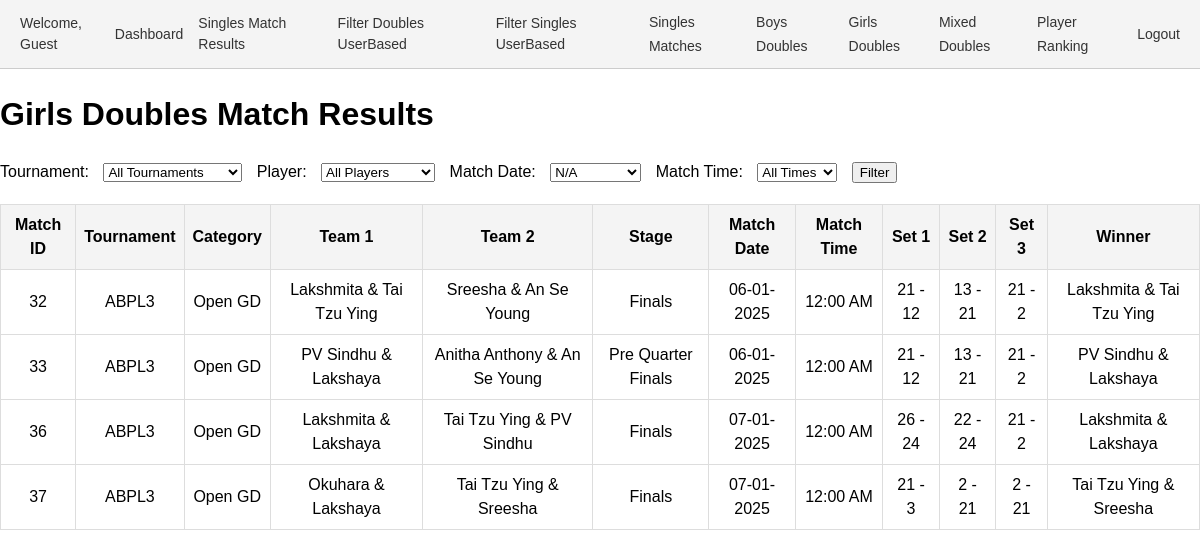
The app's page /results_gd.php, older data.
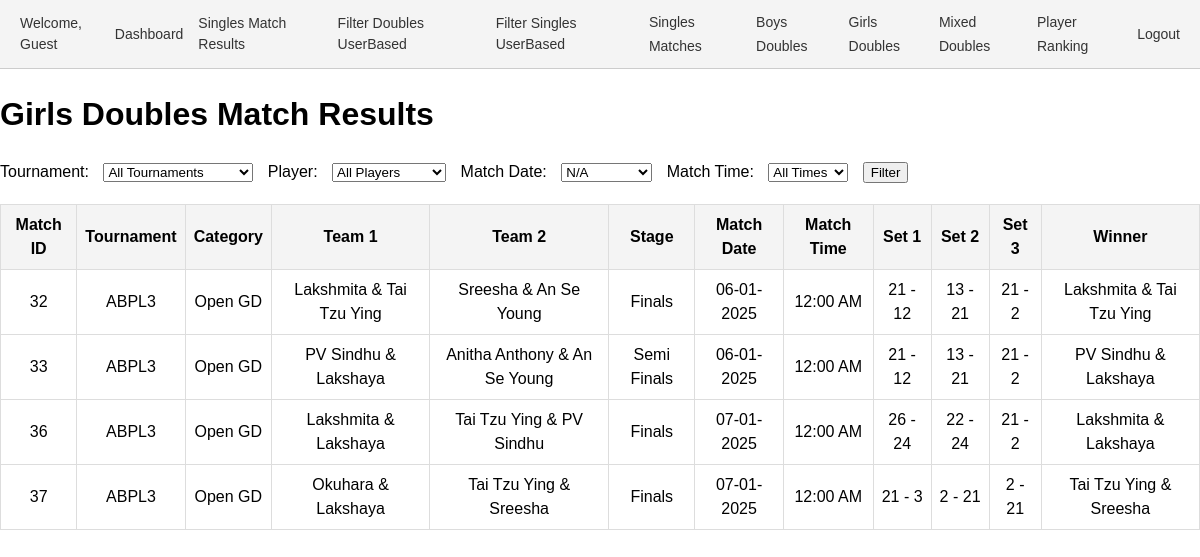
The same page, newer data.
### tables this page shows
CREATE TABLE `matches` (
  `id` int(11) NOT NULL,
  `tournament_id` int(11) NOT NULL,
  `category_id` int(11) NOT NULL,
  `pool` enum('A','B') DEFAULT NULL,
  `player1_id` int(11) DEFAULT NULL,
  `player2_id` int(11) DEFAULT NULL,
  `pre_quarter` tinyint(1) DEFAULT 0,
  `quarter` tinyint(1) DEFAULT 0,
  `semi` tinyint(1) DEFAULT 0,
  `final` tinyint(1) DEFAULT 0,
  `set1_player1_points` int(11) DEFAULT 0,
  `set1_player2_points` int(11) DEFAULT 0,
  `set2_player1_points` int(11) DEFAULT 0,
  `set2_player2_points` int(11) DEFAULT 0,
  `set3_player1_points` int(11) DEFAULT 0,
  `set3_player2_points` int(11) DEFAULT 0,
  `created_by` int(11) DEFAULT NULL,
  `stage` varchar(22) NOT NULL,
  `match_date` date DEFAULT NULL,
  `match_time` varchar(255) NOT NULL,
  `date` date DEFAULT NULL,
  `team1_player1_id` int(11) NOT NULL DEFAULT 0,
  `team1_player2_id` int(11) NOT NULL DEFAULT 0,
  `team2_player1_id` int(11) DEFAULT 0,
  `team2_player2_id` int(11) DEFAULT 0,
  `set1_team1_points` int(11) NOT NULL DEFAULT 0,
  `set1_team2_points` int(11) DEFAULT 0,
  `set2_team1_points` int(11) DEFAULT 0,
  `set2_team2_points` int(11) DEFAULT 0,
  `set3_team1_points` int(11) DEFAULT 0,
  `set3_team2_points` int(11) DEFAULT 0,
  `player3_id` int(11) DEFAULT NULL,
  `player4_id` int(11) DEFAULT NULL
);

CREATE TABLE `tournaments` (
  `id` int(11) NOT NULL,
  `name` varchar(255) NOT NULL,
  `created_by` int(11) DEFAULT NULL,
  `year` int(11) NOT NULL DEFAULT year(curdate())
);

CREATE TABLE `categories` (
  `id` int(11) NOT NULL,
  `name` varchar(255) NOT NULL,
  `created_by` int(11) NOT NULL,
  `age_group` varchar(255) DEFAULT NULL,
  `sex` varchar(10) DEFAULT NULL,
  `type` enum('singles','doubles','mixed doubles') DEFAULT 'singles',
  `tournament_id` int(11) NOT NULL
);

### results_gd.php (the view, shortened to what this page needs)
<?php include 'header.php'; ?>
<?php
require_once 'conn.php';
$conn = new mysqli($servername, $username, $password, $dbname);
$match_date = $_GET['match_date'] ?? '';
$dates = $conn->query("SELECT DISTINCT match_date FROM matches ORDER BY match_date");
$query = "
    SELECT
        m.id AS match_id,
        t.name AS tournament_name,
        c.name AS category_name,
        c.type AS category_type, /* Singles, Doubles, or Mixed Doubles */
        p1.name AS team1_player1_name,
        p2.name AS team1_player2_name,
        p3.name AS team2_player1_name,
        p4.name AS team2_player2_name,
        m.stage,
        m.match_date,
        m.match_time,
        m.set1_team1_points,
        m.set1_team2_points,
        m.set2_team1_points,
        m.set2_team2_points,
        m.set3_team1_points,
        m.set3_team2_points
    FROM matches m
    INNER JOIN tournaments t ON m.tournament_id = t.id
    INNER JOIN categories c ON m.category_id = c.id
    LEFT JOIN players p1 ON m.team1_player1_id = p1.id
    LEFT JOIN players p2 ON m.team1_player2_id = p2.id
    LEFT JOIN players p3 ON m.team2_player1_id = p3.id
    LEFT JOIN players p4 ON m.team2_player2_id = p4.id
    WHERE c.type = 'doubles' AND c.sex = 'F' /* Filter only doubles and female categories */
";
$query .= " ORDER BY m.id";
$result = $conn->query($query);
?>
<!DOCTYPE html>
<html lang="en">
<head>
</head>
<body>
    <h1>Girls Doubles Match Results</h1>
    <form method="get">
        <label for="tournament_id">Tournament:</label>
        <select name="tournament_id" id="tournament_id">
            <option value="">All Tournaments</option>
        </select>
        <label for="player_id">Player:</label>
        <select name="player_id" id="player_id">
            <option value="">All Players</option>
        </select>
        <label for="match_date">Match Date:</label>
        <select name="match_date" id="match_date">
            <?php while ($row = $dates->fetch_assoc()): ?>
                <option value="<?= $row['match_date'] ?>" <?= $match_date == $row['match_date'] ? 'selected' : '' ?>>
                    <?= $row['match_date'] ? date("d-m-Y", strtotime($row['match_date'])) : 'N/A' ?>
                </option>
            <?php endwhile; ?>
        </select>
        <label for="datetime">Match Time:</label>
        <select name="datetime" id="datetime">
            <option value="">All Times</option>
        </select>
        <button type="submit">Filter</button>
    </form>
    <?php if ($result->num_rows > 0): ?>
        <table>
            <tr>
                <th>Match ID</th>
                <th>Tournament</th>
                <th>Category</th>
                <th>Team 1</th>
                <th>Team 2</th>
                <th>Stage</th>
                <th>Match Date</th>
                <th>Match Time</th>
                <th>Set 1</th>
                <th>Set 2</th>
                <th>Set 3</th>
                <th>Winner</th>
            </tr>
            <?php while ($row = $result->fetch_assoc()):
                $team1 = $row['team1_player1_name'] . " & " . $row['team1_player2_name'];
                $team2 = $row['team2_player1_name'] . " & " . $row['team2_player2_name'];
                $team1_total = $row['set1_team1_points'] + $row['set2_team1_points'] + $row['set3_team1_points'];
                $team2_total = $row['set1_team2_points'] + $row['set2_team2_points'] + $row['set3_team2_points'];
                $winner = $team1_total > $team2_total ? $team1 : ($team1_total < $team2_total ? $team2 : 'Draw');
            ?>
                <tr>
                    <td><?= $row['match_id'] ?></td>
                    <td><?= $row['tournament_name'] ?></td>
                    <td><?= $row['category_name'] ?></td>
                    <td><?= $team1 ?></td>
                    <td><?= $team2 ?></td>
                    <td><?= $row['stage'] ?></td>
                    <td><?= $row['match_date'] ? date("d-m-Y", strtotime($row['match_date'])) : 'N/A' ?></td>
                    <td><?= $row['match_time'] ? date("h:i A", strtotime($row['match_time'])) : 'N/A' ?></td>
                    <td><?= $row['set1_team1_points'] . ' - ' . $row['set1_team2_points'] ?></td>
                    <td><?= $row['set2_team1_points'] . ' - ' . $row['set2_team2_points'] ?></td>
                    <td><?= $row['set3_team1_points'] . ' - ' . $row['set3_team2_points'] ?></td>
                    <td><?= $winner ?></td>
                </tr>
            <?php endwhile; ?>
        </table>
    <?php else: ?>
        <p>No matches found for the selected filters.</p>
    <?php endif; ?>
</body>
</html>

Row changes from the older to the newer data that the page shows:
changed matches id 33: stage "Pre Quarter Finals" → "Semi Finals"
